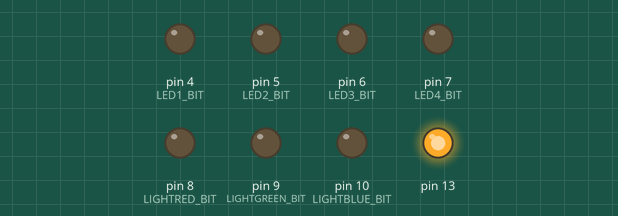
A sketch run on a simulated Arduino Uno, built with avr-gcc and run on an emulated ATmega328P. On the bench: output pins drawn as LEDs (lit = HIGH). What the sketch prints to the serial monitor is not drawn.

Above: at 0.5 s.
At 1.1 s:
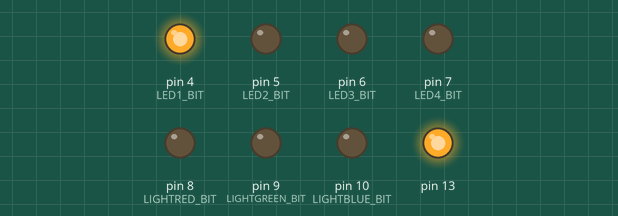
At 3.3 s:
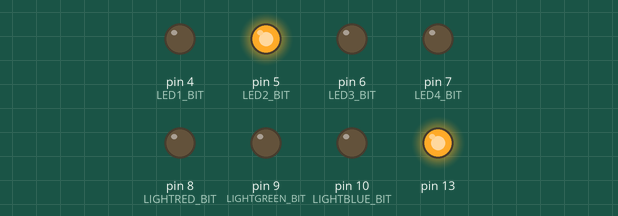
At 5.5 s:
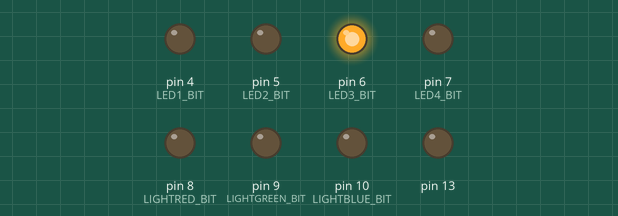
At 7.7 s:
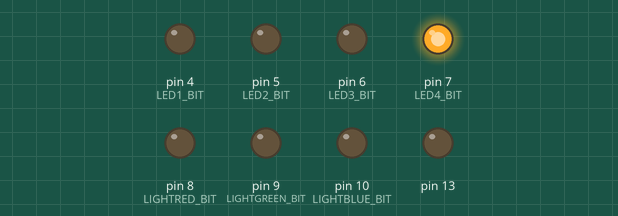
At 8.8 s:
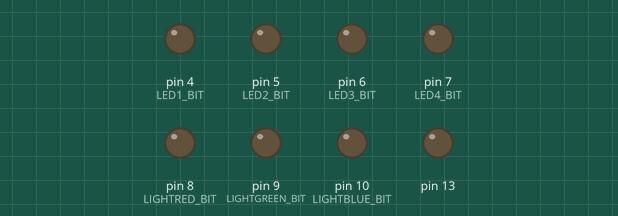
Timing chart, 0 to 11.4 s (numbered marks = the images above):
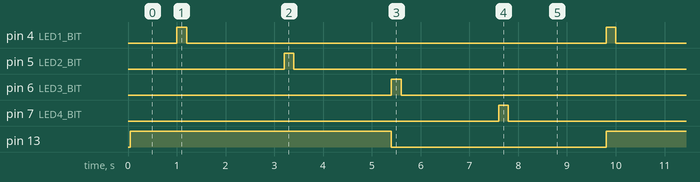

The sketch:

Arduino_Code.ino
```cpp
/* stty -F /dev/ttyUSB0 clocal cread -crtscts cs8 -cstopb hup -parenb parodd -brkint -icrnl ignbrk -igncr ignpar imaxbel -inlcr inpck -istrip -iuclc -ixany ixoff -ixon bs0 cr0 ff0 nl0 -ocrnl -ofdel -ofill -olcuc -onlcr -onlret onocr -opost tab0 vt0 -crterase crtkill -ctlecho -echo -echok -echonl -echoprt -icanon -iexten -isig -noflsh -tostop -xcase time 5 min 1 9600 */
#define EXPDELAY 200


#define F_CPU 16000000UL

#define LIGHTRED_DDR DDRB
#define LIGHTRED_PORT PORTB
#define LIGHTRED_BIT PB0


#define LIGHTGREEN_DDR DDRB
#define LIGHTGREEN_PORT PORTB
#define LIGHTGREEN_BIT PB1


#define LIGHTBLUE_DDR DDRB
#define LIGHTBLUE_PORT PORTB
#define LIGHTBLUE_BIT PB2


#define LED1_DDR DDRD
#define LED1_PORT PORTD
#define LED1_BIT PD4

#define LED2_DDR DDRD
#define LED2_PORT PORTD
#define LED2_BIT PD5

#define LED3_DDR DDRD
#define LED3_PORT PORTD
#define LED3_BIT PD6

#define LED4_DDR DDRD
#define LED4_PORT PORTD
#define LED4_BIT PD7

#include <avr/io.h>
#include <util/delay.h>
#include <avr/sfr_defs.h>
#include <avr/interrupt.h>


#define sbi(port, bit) (port) |= (1 << (bit))
#define cbi(port, bit) (port) &= ~(1 << (bit))

volatile uint32_t intrcount = 0;
volatile int next_ts = 0;


void led(int light){
    if (light) sbi(PORTB, PB5);
    else cbi(PORTB, PB5);
}

void lightR(uint8_t light){
    if (light) sbi(LIGHTRED_PORT, LIGHTRED_BIT);
    else cbi(LIGHTRED_PORT, LIGHTRED_BIT);
}


void lightG(uint8_t light){
    if (light) sbi(LIGHTGREEN_PORT, LIGHTGREEN_BIT);
    else cbi(LIGHTGREEN_PORT, LIGHTGREEN_BIT);
}


void lightB(uint8_t light){
    if (light) sbi(LIGHTBLUE_PORT, LIGHTBLUE_BIT);
    else cbi(LIGHTBLUE_PORT, LIGHTBLUE_BIT);
}


void LED1(uint8_t light){
    if (light) sbi(LED1_PORT, LED1_BIT);
    else cbi(LED1_PORT, LED1_BIT);
}


void LED2(uint8_t light){
    if (light) sbi(LED2_PORT, LED2_BIT);
    else cbi(LED2_PORT, LED2_BIT);
}

void LED3(uint8_t light){
    if (light) sbi(LED3_PORT, LED3_BIT);
    else cbi(LED3_PORT, LED3_BIT);
}

void LED4(uint8_t light){
    if (light) sbi(LED4_PORT, LED4_BIT);
    else cbi(LED4_PORT, LED4_BIT);
}


void init(void){
    sbi(DDRB, PB5); /* LED */


    sbi(LIGHTRED_DDR, LIGHTRED_BIT);
    sbi(LIGHTGREEN_DDR, LIGHTGREEN_BIT);
    sbi(LIGHTBLUE_DDR, LIGHTBLUE_BIT);

    lightR(0);
    lightG(0);
    lightB(0);


    sbi(LED1_DDR, LED1_BIT);
    sbi(LED2_DDR, LED2_BIT);
    sbi(LED3_DDR, LED3_BIT);
    sbi(LED4_DDR, LED4_BIT);

    LED1(0);
    LED2(0);
    LED3(0);
    LED4(0);


    TCCR0B = 4; /* Clock/256 */
    /* sbi(TIMSK0, TOIE0); */ /* timer 0 overflow interrupt enable */
    sbi(TIMSK0, OCIE0A); /* timer 0 compare A interrupt enable */
    OCR0A = 250; /* (16e6/1024/250) = 250 interrupts per second. */
    OCR0A--; /* avoid off by one error */
    TCCR0A = 2; /* CTC, clear on compare match */


    cbi(DDRD, PD2);
    sbi(PORTD, PD2);

    sei();


}


#define BAUDRATE 9600UL
#define BAUD_PRESCALE (((F_CPU / (BAUDRATE * 16UL))) - 1)

void initUART(void){


   UCSR0B = (1 << RXEN0) | (1 << TXEN0);   // Turn on the transmission and reception circuitry
   UCSR0C = (1 << UCSZ00) | (1 << UCSZ01); // Use 8-bit character sizes

   UBRR0H = (BAUD_PRESCALE >> 8); // Load upper 8-bits of the baud rate value into the high byte of the UBRR register
   UBRR0L = BAUD_PRESCALE; // Load lower 8-bits of the baud rate value into the low byte of the UBRR register


   /*
   UCSR0B |= (1 << RXCIE0); // Enable the USART Recieve Complete interrupt (USART_RXC)
   sei(); // Enable the Global Interrupt Enable flag so that interrupts can be processed
   */
}

void print (char *string){
  while (*string) {
  loop_until_bit_is_set(UCSR0A, UDRE0);
  UDR0 = *string;
  string++;
  }
  return;
}

void uart_putchar(char c) {
  loop_until_bit_is_set(UCSR0A, UDRE0);
  UDR0 = c;
}

void print_uint32_dec (uint32_t i) {
  unsigned long int divisor = 1000000000L;
  if (!i){
      uart_putchar('0');
      return;
  }
  do {
    if (divisor <= i) {
      uart_putchar('0' + i/divisor%10);
    }
    divisor/=10;
  } while (divisor);
//  uart_putchar('\n');
}

void println_uint32_dec (uint32_t i){
    print_uint32_dec(i);
    uart_putchar('\n');
}

void print_uint32 (uint32_t value) {
    uint8_t i;
    uint32_t mask;
    mask = (uint32_t)1 << 31;
    for(i=1;i<33;i++){
        if (value & mask) uart_putchar('1');
        else uart_putchar('0');
        if (!(i%8)) uart_putchar(' ');
        mask = mask >> 1;
    }
    uart_putchar('\n');
}


ISR(TIMER0_COMPA_vect){
    intrcount++;
    if ((intrcount%25) == 0) next_ts = 0;

}


uint8_t delay_ts(uint8_t d){
    uint8_t i;
    for(i=0;i<d;i++){
        next_ts = 1;
        while(next_ts);
    }
    return 0;
}


void beep(void){
    uint8_t i;
    sbi(DDRD, PD2);
    for(i=0;i<4;i++){
        sbi(PORTD, PD2);
        _delay_ms(100);
        cbi(PORTD, PD2);
        _delay_ms(900);
    }
}

/* exposition duration */


uint8_t getint(void){
    uint8_t c, v = 0;

    while(1){
        loop_until_bit_is_set(UCSR0A, RXC0);
        c = UDR0;
        if (c == '\n') break;
        if ((c < '0') || (c > '9')) continue;
        c -= '0';
        v = v*10 + c;
    }

    return v;
}


int main (void){
    uint8_t i;

    init();
    initUART();
    print("This is a camera illumination unit controller\n");

    led(1);
    delay_ts(10);
    led(0);


    while(1){

        led(1);
        LED1(1);
        delay_ts(2);
        LED1(0);
        delay_ts(20);

        LED2(1);
        delay_ts(2);
        LED2(0);
        delay_ts(20);

        led(0);

        LED3(1);
        delay_ts(2);
        LED3(0);
        delay_ts(20);

        LED4(1);
        delay_ts(2);
        LED4(0);
        delay_ts(20);


    }


    while(1){
        i = getint();

        print_uint32_dec(i);
        print("   ");
        print_uint32_dec(255-i);
        uart_putchar('\n');
    }


    while(1){


        lightR(1);
        lightG(0);
        lightB(0);

        delay_ts(5);
        while bit_is_set(PIND, PD2);
        print("key\n");


        lightR(0);
        lightG(1);
        lightB(0);


        delay_ts(5);
        while bit_is_set(PIND, PD2);
        print("key\n");


        lightR(0);
        lightG(0);
        lightB(1);


        delay_ts(5);
        while bit_is_set(PIND, PD2);
        print("key\n");


        lightR(1);
        lightG(1);
        lightB(1);

        delay_ts(5);
        while bit_is_set(PIND, PD2);
        print("key\n");


        lightR(0);
        lightG(0);
        lightB(0);

        delay_ts(5);
        while bit_is_set(PIND, PD2);
        print("key\n");


    }


    return 0;
}
```

Measured:
- by itself, pin 4 (LED1_BIT), pin 5 (LED2_BIT), pin 6 (LED3_BIT), pin 7 (LED4_BIT): alternates HIGH for 0.20 s and LOW for 8.6 s
- by itself, pin 13: repeats every 8.8 s: LOW 4.4 s, HIGH 4.4 s
